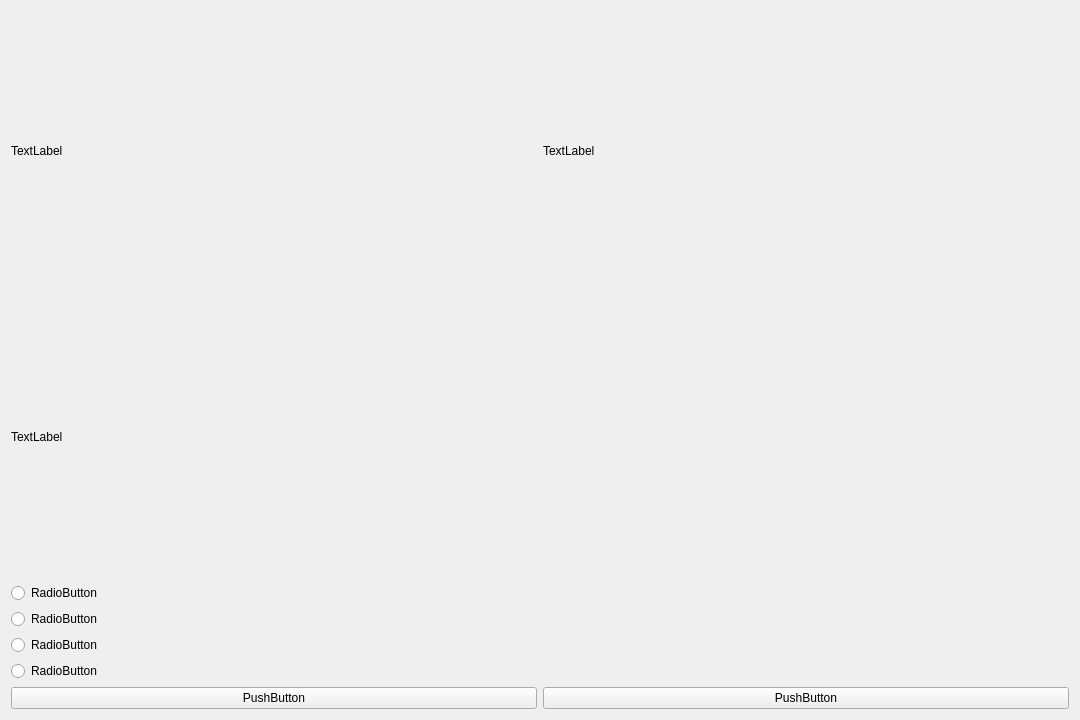
<?xml version="1.0" encoding="UTF-8"?>
<ui version="4.0">
 <class>Form</class>
 <widget class="QWidget" name="Form">
  <property name="geometry">
   <rect>
    <x>0</x>
    <y>0</y>
    <width>1080</width>
    <height>720</height>
   </rect>
  </property>
  <property name="sizePolicy">
   <sizepolicy hsizetype="Expanding" vsizetype="Expanding">
    <horstretch>0</horstretch>
    <verstretch>0</verstretch>
   </sizepolicy>
  </property>
  <property name="windowTitle">
   <string>Form</string>
  </property>
  <layout class="QVBoxLayout" name="verticalLayout_2">
   <item>
    <layout class="QVBoxLayout" name="verticalLayout_3">
     <item>
      <layout class="QHBoxLayout" name="top_titlebar">
       <item>
        <widget class="QLabel" name="horizontal_logo">
         <property name="text">
          <string>TextLabel</string>
         </property>
        </widget>
       </item>
       <item>
        <widget class="QLabel" name="user_name">
         <property name="text">
          <string>TextLabel</string>
         </property>
        </widget>
       </item>
      </layout>
     </item>
     <item>
      <widget class="QLabel" name="question_label">
       <property name="text">
        <string>TextLabel</string>
       </property>
      </widget>
     </item>
     <item>
      <widget class="QRadioButton" name="option1">
       <property name="text">
        <string>RadioButton</string>
       </property>
      </widget>
     </item>
     <item>
      <widget class="QRadioButton" name="option2">
       <property name="text">
        <string>RadioButton</string>
       </property>
      </widget>
     </item>
     <item>
      <widget class="QRadioButton" name="option3">
       <property name="text">
        <string>RadioButton</string>
       </property>
      </widget>
     </item>
     <item>
      <widget class="QRadioButton" name="option4">
       <property name="text">
        <string>RadioButton</string>
       </property>
      </widget>
     </item>
     <item>
      <layout class="QHBoxLayout" name="horizontalLayout">
       <item>
        <widget class="QPushButton" name="submit_quiz_button">
         <property name="text">
          <string>PushButton</string>
         </property>
        </widget>
       </item>
       <item>
        <widget class="QPushButton" name="next_quiz_button">
         <property name="text">
          <string>PushButton</string>
         </property>
        </widget>
       </item>
      </layout>
     </item>
    </layout>
   </item>
  </layout>
 </widget>
 <resources/>
 <connections/>
</ui>
